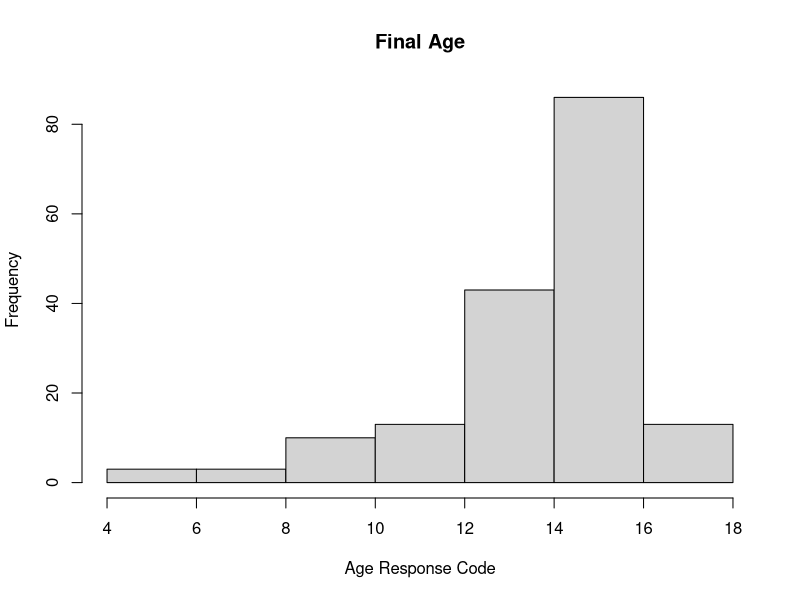
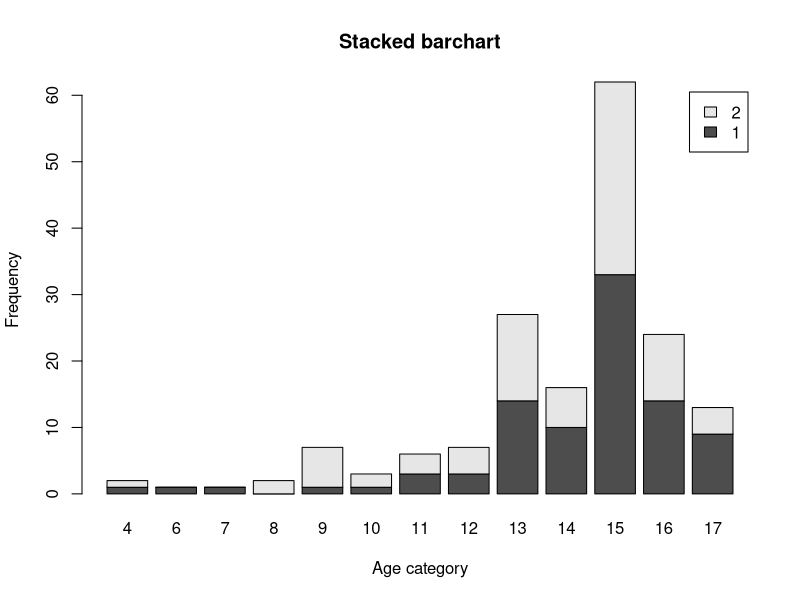
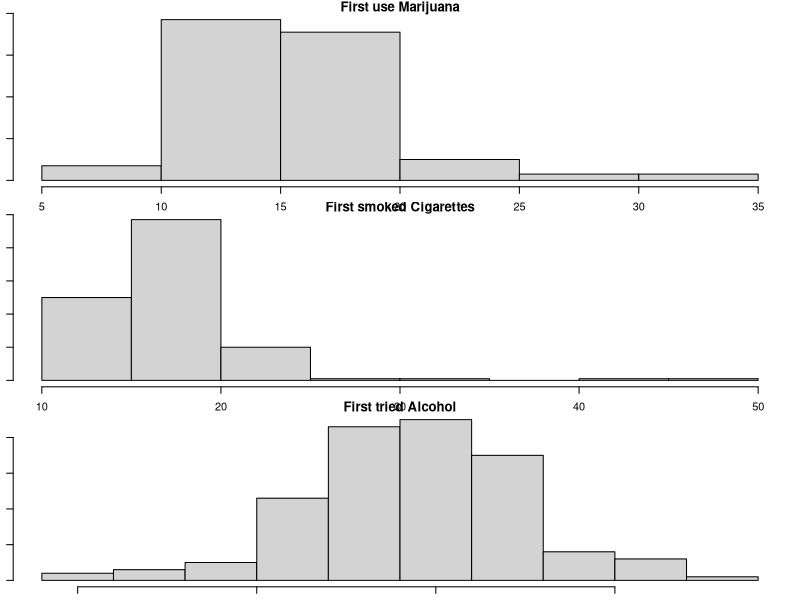

These charts were generated, in order, by the following R code: (Note: this script raises an error after producing the figures.)
# Title: Assignment 2
# Subtitle: Crim 250: Statistics for the Social Sciences
# Name: Elizabeth Stoner
# Date: 09/27/2021

# Instructions: Copy your code, paste it into a Word document, and turn it into Canvas. You can turn in a .docx or .pdf file. Show any EDA (graphical or non-graphical) you have used to come to this conclusion.

## Problem 1: Load data

# Set your working directory to the folder where you downloaded the data.
setwd("C:/Users/Elizabeth/Desktop/CRIM 250")

# Read the data
library(readr)
dat_nsduh_small_1 <- read_csv("Assignment 2/dat.nsduh.small.1.csv")
View(dat_nsduh_small_1)
dat <- read_csv("Assignment 2/dat.nsduh.small.1.csv")

# What are the dimensions of the dataset? 
dim(dat)
## The dimensions of the dataset are 171 observations of 7 variables. 

names(dat)
## The names of the variables are mjage, cigage, iralcage, age2, sexatract, speakengl, and irsex. 


## Problem 2: Variables

# Describe the variables in the dataset.
class(dat$mjage)
class(dat$cigage)
class(dat$iralcage)
class(dat$age2)
class(dat$sexatract)
class(dat$speakengl)
class(dat$irsex)
## There are seven variables in the dataset. In R, each variable is numeric.   Mjage stands for the age at which respondents used marijuana or hashish for the first time.  Cigage shows the ages at which respondents first started smoking cigarettes every day.  Iralcage is the ages at which respondents first tried alcohol.  Age2 is the most recent age of the respondents. Irsex is the gender of the respondents and is a categorical variable.  Sexatract lists the sexual attraction of the respondents. Speakengl lists how well the respondents speak English. 

# What is this dataset about? Who collected the data, what kind of sample is it, and what was the purpose of generating the data?
## The dataset is from the National Survey of Drug Use and Health. The dataset is used to understand the extent of drug use and other health issues throughout the United States. The data were collected by the Substance Abuse and Mental Health Services Administration, part of the U.S. Department of Health and Human Services. The NSDUH uses a stratified sample within the United States population. The purpose of gathering this data is to provide an understanding of the health issues pervasive in America in order to establish helpful treatment programs and inform public policy. 


## Problem 3: Age and gender

# What is the age distribution of the sample like? Make sure you read the codebook to know what the variable values mean.
hist(dat$age2, main="Final Age", xlab="Age Response Code", ylab="Frequency")
## The majority of the age variables were listed between 12 and 16. According to the codebook, this indicates that most respondents were between 24 and 64 years old. The most frequent ages reported were from 30 to 64 years old. The least frequent ages reported were between 15 to 19 years old. In this dataset there were no ages younger than 15. 

# Do you think this age distribution is representative of the US population? Why or why  not?
## I would expect to see a higher frequency of 18 to 30 year olds, rather than have the peak start at 30.  Additionally, according to the codebook, the ages of respondents when the questionnaire began were different from when it ended. As a result, I expect that this distribution is not entirely reflective of the age distribution of the current U.S. population; however, it is likely not too skewed either. 

# Is the sample balanced in terms of gender? If not, are there more females or males?
table(dat$irsex)
## According to the table generated by R, there are 91 males and 80 females in the dataset. Therefore, it is not balanced as there are more males than females. 

# Use this code to draw a stacked bar plot to view the relationship between sex and age. What can you conclude from this plot?
tab.agesex <- table(dat$irsex, dat$age2)
barplot(tab.agesex,
        main = "Stacked barchart",
        xlab = "Age category", ylab = "Frequency",
        legend.text = rownames(tab.agesex),
        beside = FALSE) # Stacked bars (default)
## This plot shows, as would be expected, that there were more men in each age group, aside from ages 19 to 20, than women who participated. However, the most frequent age range of both males and females was ages 35 to 49. It is also worth noting that the only participants ages 16 to 17 were male. It is at these younger ages that we see more discrepancies between male and female participants. But starting at age 21, the male-female distribution evens out a bit. 


## Problem 4: Substance use

# For which of the three substances included in the dataset (marijuana, alcohol, and cigarettes) do individuals tend to use the substance earlier?
par("mar")
par(mar=c(1,1,1,1))
par(mfrow=c(3,1))
hist(dat$mjage, main="First use Marijuana", xlab="Age", ylab="Frequency of Age")
hist(dat$cigage, main="First smoked Cigarettes", xlab="Age", ylab="Frequency of Age")
hist(dat$iralcage, main="First tried Alcohol", xlab="Age", ylab="Frequency of Age")
## Based on the histograms, individuals tend to use alcohol earlier. It had the most frequent values of ages 5 to 10 compared to marijuana and cigarettes. 

## Problem 5: Sexual attraction

# What does the distribution of sexual attraction look like? Is this what you expected?
install.packages("magrittr") # package installations are only needed the first time you use it
install.packages("dplyr")    # alternative installation of the %>%
library(magrittr) # needs to be run every time you start R and want to use %>%
library(dplyr)    # alternatively, this also loads %>%
dat$sexatract <- dat$sexatract %>% na_if(., "99")
hist(dat$sexatract, main="Sexual Attraction", xlab="Attraction", ylab="Frequency")
## After removing the outlying values of 99, which indicates a skip of data, the histogram peaks at a value of 1. This means that the majority of respondents reported that they are only attracted to the opposite sex. Very few respondents answered that they were attracted, or mostly attracted, to the same sex. At least one respondent reported that they were unsure. I would have expected more variation in attraction with higher frequencies of people attracted to the same sex. This could be explained by the fact that the sample size is relatively small, and therefore may not be entirely representative of the U.S. population in terms of sexual attraction. 

# What is the distribution of sexual attraction by gender? 
tab.sexatract <- table(dat$irsex, dat$sexatract)
barplot(tab.sexatract,
        main = "Stacked barchart",
        xlab = "Attraction category", ylab = "Frequency",
        legend.text = rownames(tab.sexatract),
        beside = FALSE) # Stacked bars (default)
##According to the barchart more males than females reported that they were only attracted to the opposite sex. Additionally, the majority of males and females reported that they were only attracted to the opposite sex. More females than males reported that they were mostly attracted to the opposite sex or were equally attracted to both sexes. More males than females reported that they were mostly or only attracted to members of the same sex. Additionally, the respondent who reported they were unsure was male. 


## Problem 6: English speaking

# What does the distribution of English speaking look like in the sample? Is this what you might expect for a random sample of the US population?
hist(dat$speakengl, main="Speak English", xlab="How well", ylab="Frequency")
## Most of the respondents, over 150, reported that they speak English very well, with few simply answering well, and even fewer reporting that they do not speak it well. In a random sample of the U.S. population, I would expect that more people would answer that they do not speak English very well, creating more variation in the histogram. Due to the large number of immigrants from all over the world it would make sense for more people within the whole population to not feel as confident in their English speaking. 

# Are there more English speaker females or males?
tab.sexengl <- table(dat$irsex, dat$speakengl)
barplot(tab.sexengl,
        main = "Stacked barchart",
        xlab = "English category", ylab = "Frequency",
        legend.text = rownames(tab.sexengl),
        beside = FALSE) # Stacked bars (default)
## According to the barchart, those who speak English very well are almost evenly distributed between males and females. However, more males than females reported that they speak English well, indicating that overall, more males than females speak English within the sample. Additionally, more females than males reported that they do not speak English well. 

